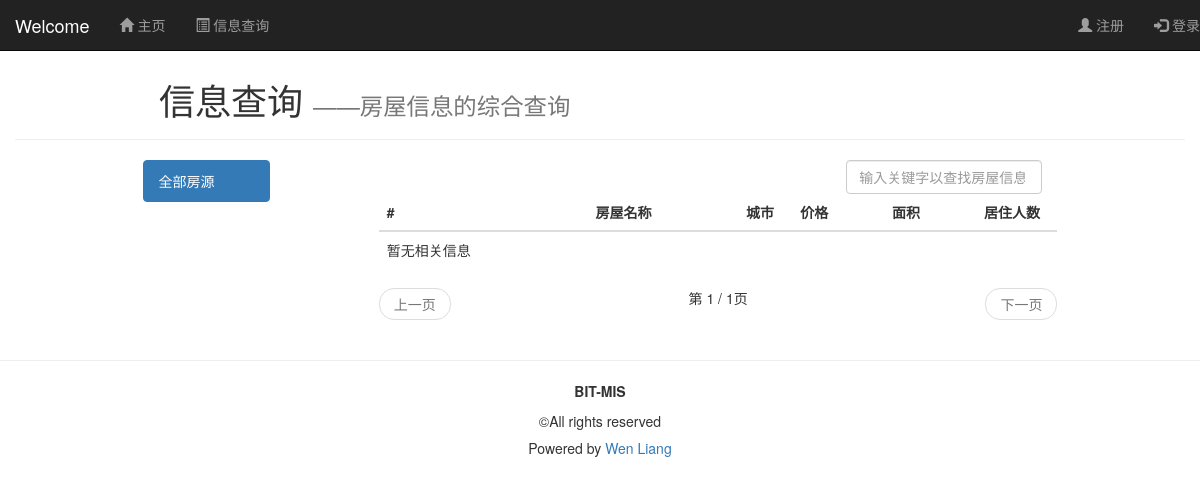
Page /search_data/ on the earlier database version.
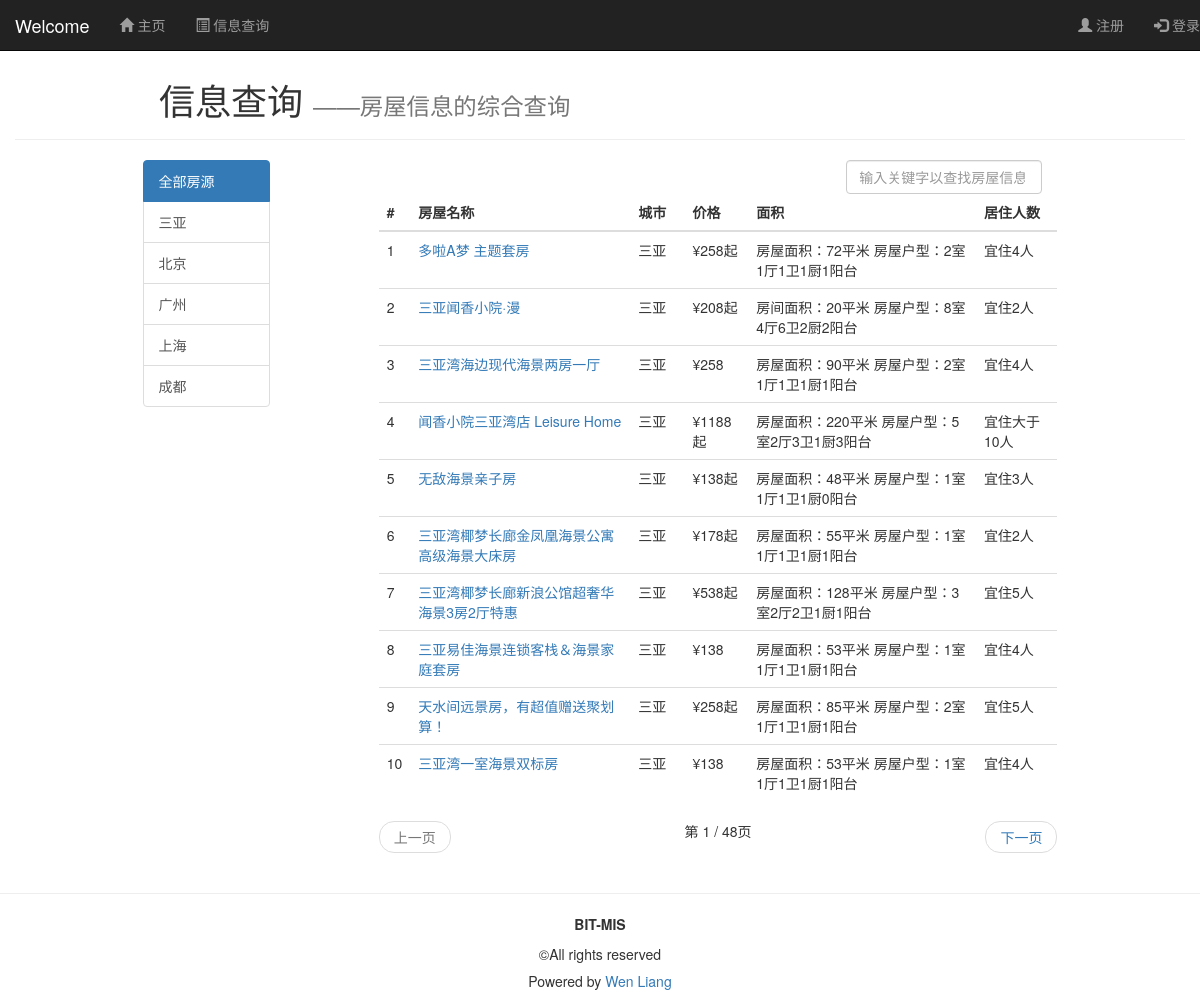
Same page on the later database version.
### djangoweliang/models.py (models this page shows, shortened)
class House(models.Model):
    name = models.CharField(max_length=128)
    city = models.CharField(max_length=128)
    price = models.CharField(max_length=128)
    area = models.CharField(max_length=128)
    numofman = models.CharField(max_length=128)
    bedsize = models.CharField(max_length=128)
    class META:
        ordering = ['name']

### djangoweliang/views.py (the view)
# urls.py: url(r'^search_data/$', views.search_data, name='search_data'),
def search_data(request):
    user = request.user if request.user.is_authenticated() else None
    city_list = House.objects.values_list('city', flat=True).distinct()
    query_city = request.GET.get('city', 'all')
    if (not query_city) or House.objects.filter(city=query_city).count() is 0:
        query_city = 'all'
        house_list = House.objects.all()
    else:
        house_list = House.objects.filter(city=query_city)
    if request.method == 'POST':
        keyword = request.POST.get('keyword', '')
        house_list = House.objects.filter(Q(name__contains=keyword)|Q(price__contains=keyword)|Q(city__contains=keyword)|Q(area__contains=keyword)|Q(bedsize__contains=keyword)|Q(numofman__contains=keyword))#(name__contains =keyword)
        query_city = 'all'
    paginator = Paginator(house_list, 10)
    page = request.GET.get('page')
    try:
        house_list = paginator.page(page)
    except PageNotAnInteger:
        house_list = paginator.page(1)
    except EmptyPage:
        house_list = paginator.page(paginator.num_pages)
    content = {
        'user': user,
        'active_menu': 'search_data',
        'city_list': city_list,
        'query_city': query_city,
        'house_list': house_list,
    }
    return render(request, 'blog/search_data.html', content)

### templates/blog/search_data.html (shortened to what this page needs)
{% extends "blog/base.html" %}
{% load staticfiles %}
{% load static %}
{% block content %}
    <div class="page-header">
				<h1>
					&emsp;&emsp;&emsp;&emsp;信息查询 <small>——房屋信息的综合查询</small>
				</h1>
			</div>
    <div class="container">
        <div class="row">
            <div class="col-md-10 col-md-offset-1">
                <div class="col-md-2">
                    <div class="list-group" >
                        <a href="{% url 'search_data' %}" class="list-group-item active"  id="id_city_all">
                            全部房源
                        </a>
                        {% for city in city_list %}
                            <a href="{% url 'search_data' %}?city={{ city }}" class="list-group-item "
                               id="id_city_{{ city }}">
                                {{ city }}
                            </a>
                        {% endfor %}
                    </div>
                </div>
                <div class="col-md-9 col-md-offset-1 ">
                    <div class="col-md-4 col-md-offset-8">
                        <form role="form" method="post" name="search_form">
                            <input type="search" class="form-control" name="keyword"
                                   placeholder="输入关键字以查找房屋信息" id="id_search_input" onkeyup="key_up()"
                                   autofocus>
                        </form>
                    </div>
                    <table class="table table-hover">
                        <thead>
                        <tr>
                            <th>#</th>
                            <th>房屋名称</th>
                            <th style="width: 8%">城市</th>
                            <th>价格</th>
                            <th>面积</th>
                            <th style="width: 12%">居住人数</th>
                        </tr>
                        </thead>
                        <tbody>
                        {% for house in house_list %}
                            <tr >
                                <td>{{ forloop.counter }}</td>
                                <td><a href="{% url 'detail'  %}?id={{ house.id }}">{{ house.name }}</a></td>
                                <td >{{ house.city }}</td>
                                <td>{{ house.price }}</td>
                                <td>{{ house.area }}</td>
                                <td>{{ house.numofman }}</td>
                            </tr>
                        {% empty %}
                            <tr>
                                <td>暂无相关信息</td>
                            </tr>
                        {% endfor %}
                        </tbody>
                    </table>
                    <nav>
                        <ul class="pager">
                            {% if house_list.has_previous %}
                                <li class="previous"><a
                                        href="?typ={{ query_city }}&page={{ house_list.previous_page_number }}">上一页</a>
                                </li>
                            {% else %}
                                <li class="previous disabled"><a href="#">上一页</a></li>
                            {% endif %}
                            第 {{ house_list.number }} / {{ house_list.paginator.num_pages }}页
                            {% if house_list.has_next %}
                                <li class="next"><a
                                        href="?typ={{ query_city }}&page={{ house_list.next_page_number }}">下一页</a>
                                </li>
                            {% else %}
                                <li class="next disabled"><a href="#">下一页</a></li>
                            {% endif %}
                        </ul>
                    </nav>
                </div>
            </div>
        </div>
    </div>
{% endblock %}

### templates/blog/base.html (shortened to what this page needs)
<!DOCTYPE html>
{% load static %}
{% load staticfiles %}
<html lang="en">
  <head>
    <link href="{% static "css/bootstrap.min.css" %}" rel="stylesheet">
    <link href="{% static "css/style.css"%}" rel="stylesheet">
  </head>
  <body>
    <div class="container-fluid">
	<div class="row">
		<div class="col-md-12">
			<nav class="navbar navbar-default navbar-fixed-top navbar-inverse" role="navigation">
				<div class="navbar-header">
					 <a class="navbar-brand" href="{% url 'homepage' %}">Welcome</a>
				</div>
				<div class="collapse navbar-collapse" id="bs-example-navbar-collapse-1">
					<ul class="nav navbar-nav">
						<li >
							<a href="{% url 'homepage' %}"><span class="glyphicon glyphicon-home"></span> 主页</a>
						</li>
						<li>
							<a href="{% url 'search_data' %}"><span class="glyphicon glyphicon-list-alt"></span> 信息查询</a>
						</li>
                    </ul>
					<ul class="nav navbar-nav navbar-right">
						{% if user %}
                    <li><p class="navbar-text">欢迎你&nbsp;&nbsp;<span id="base_name">{{ user.myuser.nickname }}</span></p>
                    </li>
                    <li>
                        <a href="{% url 'logout' %}"><span class="glyphicon glyphicon-off"></span>  注销</a>
                    </li>
                    <li>
                        <a href="{% url 'set_password' %}"><span class="glyphicon glyphicon-edit"></span>  修改密码</a>
                    </li>
                    <li>
                        <a href= "http://127.0.0.1:8000/admin" ><span class="glyphicon glyphicon-plus"></span>  后台管理</a>
                    </li>
                        {% else %}
                    <li>
                        <a href="{% url 'signup' %}"><span class="glyphicon glyphicon-user"></span>  注册</a>
                    </li>
                    <li>
                        <a href="{% url 'login' %}"><span class="glyphicon glyphicon-log-in"></span>  登录</a>
                    </li>
                        {% endif %}
					</ul>
				</div>
            </nav>
            <br/>
            <br/>
		</div>
	</div>
        {% block content %}{% endblock %}
    </div>
    <footer class="footer" role="contentinfo">
    <hr>
    <div class="container">
        <p class="text-center"><strong>BIT-MIS</strong></p>
        <p class="text-center">©All rights reserved</p>
        <h5 class="text-center"> Powered by&nbsp;<a href="http://weibo.com/u/2093499981/">Wen Liang</a></h5>
    </div>
    </footer>
  </body>
</html>

Differences in the rows shown:
added House: name "多啦A梦 主题套房", city "三亚", price "¥258起", area "房屋面积：72平米 房屋户型：2室1厅1卫1厨1阳台", numofman "宜住4人"
added House: name "三亚闻香小院·漫", city "三亚", price "¥208起", area "房间面积：20平米 房屋户型：8室4厅6卫2厨2阳台", numofman "宜住2人"
added House: name "三亚湾海边现代海景两房一厅", city "三亚", price "¥258", area "房屋面积：90平米 房屋户型：2室1厅1卫1厨1阳台", numofman "宜住4人"
added House: name "闻香小院三亚湾店 Leisure Home", city "三亚", price "¥1188起", area "房屋面积：220平米 房屋户型：5室2厅3卫1厨3阳台", numofman "宜住大于10人"
added House: name "无敌海景亲子房", city "三亚", price "¥138起", area "房屋面积：48平米 房屋户型：1室1厅1卫1厨0阳台", numofman "宜住3人"
added House: name "三亚湾椰梦长廊金凤凰海景公寓高级海景大床房", city "三亚", price "¥178起", area "房屋面积：55平米 房屋户型：1室1厅1卫1厨1阳台", numofman "宜住2人"
added House: name "三亚湾椰梦长廊新浪公馆超奢华海景3房2厅特惠", city "三亚", price "¥538起", area "房屋面积：128平米 房屋户型：3室2厅2卫1厨1阳台", numofman "宜住5人"
added House: name "三亚易佳海景连锁客栈＆海景家庭套房", city "三亚", price "¥138", area "房屋面积：53平米 房屋户型：1室1厅1卫1厨1阳台", numofman "宜住4人"
added House: name "天水间远景房，有超值赠送聚划算！", city "三亚", price "¥258起", area "房屋面积：85平米 房屋户型：2室1厅1卫1厨1阳台", numofman "宜住5人"
added House: name "三亚湾一室海景双标房", city "三亚", price "¥138", area "房屋面积：53平米 房屋户型：1室1厅1卫1厨1阳台", numofman "宜住4人"
Other differences:
{{ house_list.paginator.num_pages }}: "1" → "48"
new list line: "三亚"
new list line: "北京"
new list line: "广州"
new list line: "上海"
new list line: "成都"
text no longer shown: "暂无相关信息"
